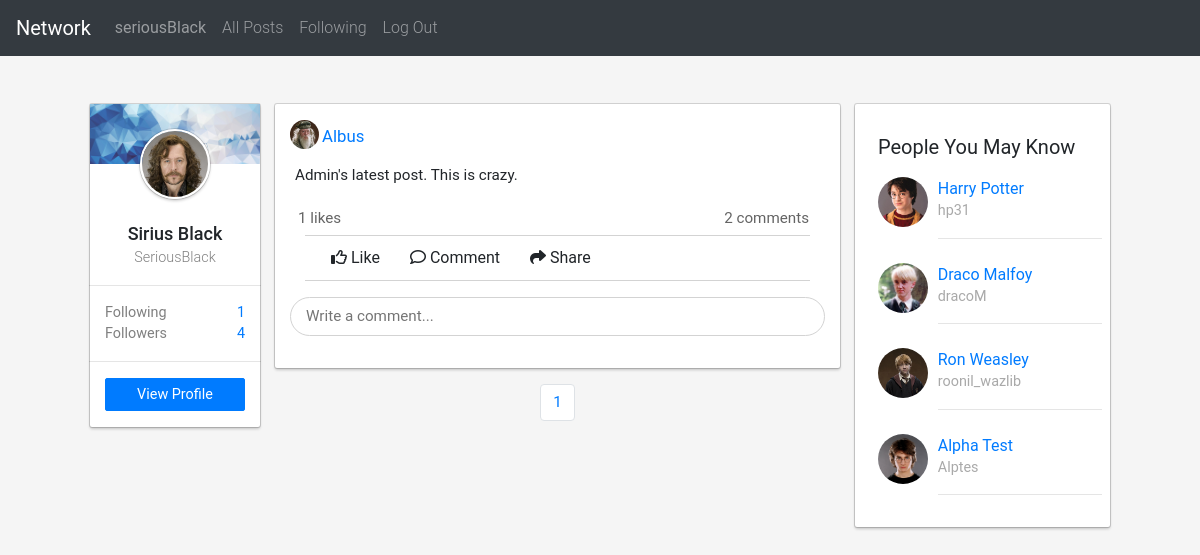
Screenshot of /seriousBlack/following (signed in) with the database file from the repository.
### network/models.py (models this page shows, shortened)
class User(AbstractUser):
    followers = models.ManyToManyField('self', blank=True, related_name="followersList", symmetrical=False)
    following = models.ManyToManyField('self', blank=True, related_name="followingList", symmetrical=False)
    profilePic = models.ImageField(upload_to=new_filename, storage=OverwriteStorage(), null=True, blank=True)
    description = models.TextField(null=True, blank=True)
    def getProfileURL(self):
        if self.profilePic and hasattr(self.profilePic, 'url'):
            return self.profilePic.url
        else:
            return "/static/network/images/defaultAvatar.png"
    def __str__(self):
        return f"{self.username}"
    def serialize(self):
        return {
            "id" : self.id,
            "username" : self.username,
            "first_name" : self.first_name,
            "last_name" : self.last_name,
            "followers" : [follower.username for follower in self.followers.all()],
            "following" : [following.username for following in self.following.all()],
            "profilePic" : self.getProfileURL(),
            "description" : self.description
        }
    def followerCount(self):
        return len(self.followers.all())
    def followingCount(self):
        return len(self.following.all())

class Post(models.Model):
    user = models.ForeignKey(User, on_delete=models.CASCADE, blank=True, related_name="posts")
    content = models.TextField()
    time = models.DateTimeField(auto_now_add=True)
    likes = models.ManyToManyField(User, blank=True, related_name="postLikes")
    ordering = ['-time']
    def comments(self):
        commentList = Comment.objects.all().filter(post=self)
        return commentList
    def allLikes(self):
        userList = list(self.likes.all())
        for i in range(len(userList)):
            userList[i] = userList[i].username
        return userList
    def serialize(self):
        return {
            "id" : self.id,
            "user" : self.user.serialize(),
            "content" : self.content,
            "likes" : len(self.allLikes()),
            "likers" : [user.serialize() for user in self.likes.all()],
            "time" : self.time.strftime("%b %d %Y, %I:%M %p"),
            "numComments" : len(self.comments())
        }

### network/views.py (the view)
# urls.py: path("<slug:username>/following", views.followingPage, name="following"),
@login_required
def followingPage(request, username):
    user = request.user
    if not user.is_authenticated:
        return HttpResponseRedirect(reverse("login"))
    profileFollowingList = user.following.all()
    postsList = []
    for profile in profileFollowingList:
        posts = Post.objects.all().filter(user=profile)
        for post in posts:
            postsList.append(post)
    postsList = utils.sortByTime(postsList)
    paginator = Paginator(postsList, 10)
    page_number = request.GET.get('page')
    page_obj = paginator.get_page(page_number)
    x = defaultdict()
    for post in postsList:
        d = post.serialize()
    print(x)
    print("\n\n", d)
    pYouMayKnow = utils.getRandomProfiles(user)
    pAlsoViewed = utils.getRandomProfiles(user)
    return render(request, "network/following.html", {
        "postsList" : postsList,
        "page_obj" : page_obj,
        "pYouMayKnow" : pYouMayKnow,
        "pAlsoViewed" : pAlsoViewed
    })

### network/models.py (called while the page is built)
    def allLikes(self):
        userList = list(self.likes.all())
        for i in range(len(userList)):
            userList[i] = userList[i].username
        return userList

### network/utils.py (called while the page is built)
def sortByTime(postsList):
    postsList.sort(key=returnTime, reverse=True)
    return postsList

def returnTime(post):
    return post.time

def getRandomProfiles(user):
    randomProfiles = list(User.objects.all().exclude(id=user.id))
    randomProfiles = random.sample(randomProfiles, k=4)
    return randomProfiles

### network/templates/network/following.html (shortened to what this page needs)
{% extends 'network/layout.html' %}
{% load static %}
{% block body %}
<div class="container" style="max-width: 85%;">
    <div class="row p-0 mt-5">
        <div class="col-md-2" style="font-size: 0.9rem">
            <div class="row mb-4 pb-3" id="viewProfileTab"
                style="min-height: 50px; background-color: white; border-radius: 2px; box-shadow: rgba(0, 0, 0, 0.15) 0px 0px 0px 1px, rgba(0, 0, 0, 0.2) 0px 2px 3px 0px;">
                <div class="col">
                    <div class="row" style="height: 60px; overflow: hidden;">
                    </div>
                    <div class="d-flex justify-content-center">
                        {% if request.user.profilePic %}
                        <img id="smallProfilePic" src="{{request.user.profilePic.url}}" alt="profile-pic">
                        {% else %}
                        <img id="smallProfilePic" src="{% static 'network/images/defaultAvatar.png' %}"
                            alt="profile-pic">
                        {% endif %}
                    </div>
                    <div class="mb-3 mt-3 text-center">
                        <span style="font-size: 1.125rem; font-weight: 500;">{{request.user.first_name|capfirst}}
                            {{request.user.last_name|capfirst}}</span>
                        <br>
                        <span id="profileUsername" style="color: gray; font-weight: 300">{{request.user.username|capfirst}}</span>
                    </div>
                    <hr class="mx-n3">
                    <div style="color: grey;">
                        <div> Following <span style="float: right; color: #007bff">{{request.user.followingCount}}</span> </div>
                        <div> Followers <span style="float: right; color: #007bff">{{request.user.followerCount}}</span> </div>
                    </div>
                    <hr class="mx-n3">
                    <a href="{% url 'profile' request.user.username %}">
                        <div class="btn btn-primary" id="viewProfileButton">View Profile</div>
                    </a>
                </div>
            </div>
        </div>
        <div class="col-md-7" style="font-size: 0.95rem">
            <div id="postsDisplay">
                {% for post in page_obj %}
                <div class="d-flex py-3 mb-3 postContainer" id="postContainer-{{post.id}}">
                    <div class="col">
                        <div class="row">
                            <div class="col-1">
                                {% if post.user.profilePic %}
                                <img class="postProfilePicSmall" src="{{post.user.profilePic.url}}" alt="profile-pic">
                                {% else %}
                                <img class="postProfilePicSmall" src="{% static 'network/images/defaultAvatar.png' %}" alt="profile-pic">
                                {% endif %}
                            </div>
                            <div class="col-11 pl-0 align-self-end">
                                <span style="font-size: 1.05rem;" id="postUser" style="display: inline-block;">
                                    <a href="{% url 'profile' post.user %}"
                                        class="userProfileLink">{{post.user|capfirst}}</a>
                                </span>
                            </div>
                        </div>
                        <div class="row">
                            <div class="col">
                                <div class="postContent" id="post-{{post.id}}">{{post.content}}</div>
                            </div>
                        </div>
                        <div class="metaInfoRow d-flex justify-content-between ml-2 mr-3">
                            <div class="numLikes" data-numLikes="{{post.allLikes|length}}" id="postLikes-{{post.id}}" data-id="{{post.id}}" data-type="post"> {{post.allLikes|length}} likes </div>
                            <div class="numComments" data-numComments="{{post.comments|length}}" id="postComments-{{post.id}}" data-postID="{{post.id}}" data-type="post">{{post.comments|length}} comments</div>
                        </div>
                        <div class="row postOptionRow" id="optionRow-{{post.id}}">
                            {% if request.user.username in post.allLikes %}
                            <span class="options likeButton ml-3" data-id="post-{{post.id}}" style="color: #007bff"
                                data-item="post">
                                <i class="far fa-thumbs-up"></i> Like</span>
                            {% else %}
                            <span class="options likeButton ml-3" data-id="post-{{post.id}}" data-item="post">
                                <i class="far fa-thumbs-up"></i> Like</span>
                            {% endif %}
                            <span class="options" data-id="post-{{post.id}}"><i class="far fa-comment"></i>
                                Comment</span>
                            <span class="options" data-id="post-{{post.id}}"><i class="fas fa-share"></i> Share</span>
                        </div>
                        <div class="row">
                            <div class="col my-3">
                                <input class="comment" data-postID="{{post.id}}" type="text"
                                    placeholder="Write a comment..."
                                    style="width: 100%; padding: 7px 15px; border-radius: 50px; border: 1px solid lightgrey">
                            </div>
                        </div>
                    </div>
                </div>
                {% endfor %}
            </div>
            <nav aria-label="page navigation">
                <ul class="pagination justify-content-center">
                    {% for page_number in page_obj.paginator.page_range %}
                    <li class="page-item"><a class="page-link" href="?page={{page_number}}">{{page_number}}</a></li>
                    {% endfor %}
                </ul>
            </nav>
        </div>
        <div class="col-md-3">
            <div class="row p-2 mb-4" id="pYouMayKnowTab" style="position: sticky; top: 76px;">
                <div class="col">
                    <div id="pYouMayKnow">People You May Know</div>
                    {% for profile in pYouMayKnow %}
                    <div class="suggestedUsers mb-2">
                        <div class="row">
                            <div class="col-3">
                                {% if profile.profilePic %}
                                <img src="{{ profile.profilePic.url }}" alt="profile-pic" class="pYouMayKnowPic">
                                {% else %}
                                <img src="{% static 'network/images/defaultAvatar.png' %}" alt="profile-pic"
                                    class="pYouMayKnowPic">
                                {% endif %}
                            </div>
                            <div class="col-9 pr-0">
                                <div><a href="{% url 'profile' profile.username %}"> {{profile.first_name}}
                                        {{profile.last_name}} </a></div>
                                <div style="font-size: 0.9rem; margin-top: -1px; color: darkgrey">{{profile.username}}
                                </div>
                                <hr>
                            </div>
                        </div>
                    </div>
                    {% endfor %}
                </div>
            </div>
        </div>
    </div>
</div>
{% endblock %}

### network/templates/network/layout.html (shortened to what this page needs)
{% load static %}
<!DOCTYPE html>
<html lang="en">
<head>
    <link rel="stylesheet" href="https://stackpath.bootstrapcdn.com/bootstrap/4.4.1/css/bootstrap.min.css"
>
    <link href="{% static 'network/styles.css' %}" rel="stylesheet">
</head>
<body>
    <nav class="navbar navbar-expand-lg sticky-top navbar-dark bg-dark">
        <a class="navbar-brand" href="{% url 'index' %}">Network</a>
        <div>
            <ul class="navbar-nav mr-auto">
                {% if user.is_authenticated %}
                <li class="nav-item">
                    <a class="nav-link"
                        href="{% url 'profile' user.username %}"><strong id="username">{{ user.username }}</strong></a>
                </li>
                {% endif %}
                <li class="nav-item">
                    <a class="nav-link" href="{% url 'index' %}">All Posts</a>
                </li>
                {% if user.is_authenticated %}
                <li class="nav-item">
                    <a class="nav-link" href="{% url 'following' request.user.username %}">Following</a>
                </li>
                <li class="nav-item">
                    <a class="nav-link" href="{% url 'logout' %}">Log Out</a>
                </li>
                {% endif %}
            </ul>
        </div>
    </nav>
    <div class="body">
        {% block body %}
        {% endblock %}
    </div>
</body>
</html>

### network/static/network/styles.css (style rules this page uses)
body { font-family: "Roboto", Arial, Helvetica, sans-serif; background-color: #f5f5f5; }
.postContent { margin: 15px 5px; }
.options { font-size: 1rem; padding: 5px 10px; margin: 0 5px; }
.postOptionRow { align-items: center; border-top: 1px solid lightgrey; border-bottom: 1px solid lightgrey; padding: 5px 0; margin: 0 15px; }
.metaInfoRow { padding: 5px 0; }
.numLikes, .numComments { display: inline-flex; color: #646464; }
.numComments { margin-left : auto; }
.postContainer { background-color: white; border-radius: 2px; box-shadow: rgba(0, 0, 0, 0.15) 0px 0px 0px 1px, rgba(0, 0, 0, 0.2) 0px 2px 3px 0px; }
#pYouMayKnowTab, #pAlsoViewedTab { background-color : white; box-shadow: rgba(0, 0, 0, 0.15) 0px 0px 0px 1px, rgba(0, 0, 0, 0.2) 0px 2px 3px 0px; border-radius: 2px; }
#pYouMayKnow, #pAlsoViewed { font-size: 20px; margin: 20px 0 15px; }
.btn { border-radius: 2px; padding-top: 4px; padding-bottom: 4px; }
#viewProfileButton { font-size: 0.9rem; border-radius: 2px; width: 100%; padding: 5px; }
#viewProfileTab { position: sticky; top: 76px; }
.nav-item { font-weight: 300; }
#smallProfilePic { width: 70px; border-radius: 50%; height: 70px; margin-top: -35px; border: 2px solid white; margin-bottom: 5px; box-shadow: rgba(0, 0, 0, 0.15) 0px 0px 0px 1px, rgba(0, 0, 0, 0.2) 0px 2px 3px 0px; object-fit: cover; }
.postProfilePicSmall { width: 1.825rem; height: 1.825rem; object-fit: cover; border-radius: 50%; }
.pAlsoViewedPic, .pYouMayKnowPic { object-fit: cover; width: 3.125rem; height: 3.125rem; border-radius: 50%; margin-right: 10px }

### rows the page displays
User: username "seriousBlack", user.profilePic (picture), user.first_name "Sirius", user.last_name "Black", user.username "SeriousBlack", user.followingCount "1", user.followerCount "4"
Post: user.profilePic (picture), user "Albus", content "Admin's latest post. This is crazy.", allLikes|length "1", comments|length "2"
User: profilePic (picture), first_name "Harry", last_name "Potter", username "hp31"
User: profilePic (picture), first_name "Draco", last_name "Malfoy", username "dracoM"
User: profilePic (picture), first_name "Ron", last_name "Weasley", username "roonil_wazlib"
User: profilePic (picture), first_name "Alpha", last_name "Test", username "Alptes"

### other values shown
{{ page_number }} "1"
